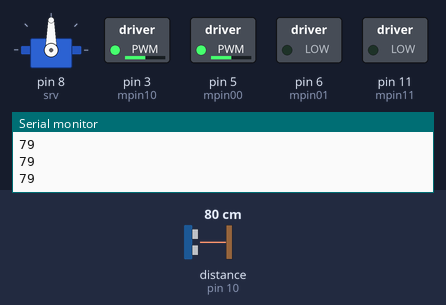
Bench run of a sketch on a simulated Arduino Uno, built with avr-gcc and run on an emulated ATmega328P. On the bench: servo, switched loads named in the sketch (green lamp = pin HIGH), the last lines printed to the serial monitor. Wiring (inferred from the names in the program): ultrasonic range finder: trigger pin 9; echo pin 10. Dashed ring = blinking. The inputs (shaded band) are chosen by the test bench; at power-on: distance to the obstacle (sensor on pin 10) 80 cm. The echo pulse lasts 58.3 µs per cm; pins used as bus, display or sensor lines are not drawn.

Above: at 1.3 s.
1.4 s: distance to the obstacle (sensor on pin 10) set to 29 cm
4.5 s: distance to the obstacle (sensor on pin 10) set to 25 cm
At 7.4 s:
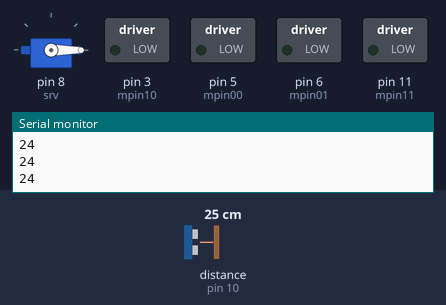
7.6 s: distance to the obstacle (sensor on pin 10) set to 35 cm
At 9.1 s:
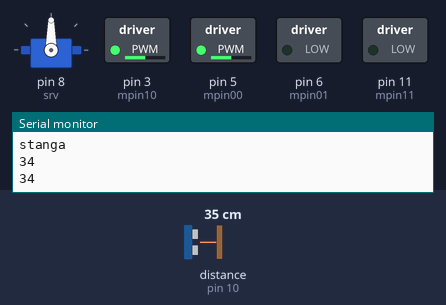
10.7 s: distance to the obstacle (sensor on pin 10) set to 2 cm
At 14.6 s:
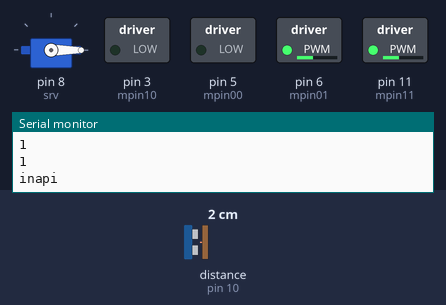
Timing chart, 0 to 17.9 s (numbered marks = the images above; inputs shaded):
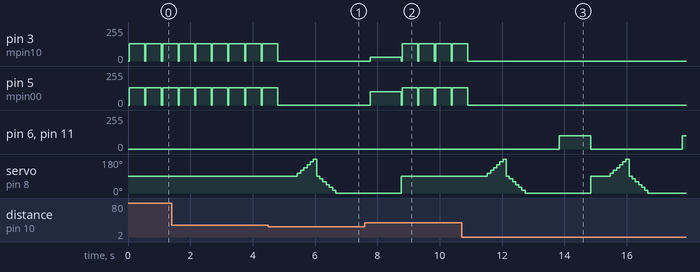

The sketch:

sketch_dec06a.ino
```cpp
 #include <Servo.h>

// Pinii motor 1
#define mpin00 5
#define mpin01 6

// Pinii motor 2
#define mpin10 3
#define mpin11 11

//Pini senzor
#define trigPin 9
#define echoPin 10

Servo srv;
int pozitie = 90;
long distanta ;
long distantaStanga ;
long distantaDreapta;


void setup() {
  Serial.begin(9600);

  //trimite unde sonore
  pinMode(trigPin, OUTPUT);
  //primeste unde
  pinMode(echoPin, INPUT);

  //pinul servo si poz
   srv.attach(8);
   srv.write(pozitie);


 // configurarea pinilor motor ca iesire, initial valoare 0
 digitalWrite(mpin00, 0);
 digitalWrite(mpin01, 0);
 digitalWrite(mpin10, 0);
 digitalWrite(mpin11, 0);
 pinMode (mpin00, OUTPUT);
 pinMode (mpin01, OUTPUT);
 pinMode (mpin10, OUTPUT);
 pinMode (mpin11, OUTPUT);


 // pin LED

}

//Functie pentru scanare si convertire a distantei
long getDistanta()
{
  long durata,distanta;
  digitalWrite(trigPin, LOW);
  delayMicroseconds(2);

  digitalWrite(trigPin, HIGH);
  delayMicroseconds(10);

  digitalWrite(trigPin, LOW);

  //numarul de microsecunde in care echo merge la HIGH
  //HIGH -> LOW -> HIGH
  durata = pulseIn(echoPin, HIGH);
  distanta = durata*0.034/2; //transformare in centimetri /2 /29.1
  Serial.println(distanta);
  return distanta;
}
// Functie pentru controlul unui motor
// Intrare: pinii m1 si m2, directia si viteza
void StartMotor (int m1, int m2, int forward, int speed)
{
   // oprire
 if (speed==0) {
   digitalWrite(m1, 0);
   digitalWrite(m2, 0);

    }else{ if (forward){
           digitalWrite(m2, 0);
           analogWrite (m1, speed); // folosire PWM
        }else{
            digitalWrite(m1, 0);
            analogWrite(m2, speed);
              }
       }
}


// Functie de siguranta
// Executa oprire motoare, urmata de delay
void delayStopped(int ms)
{
  StartMotor (mpin00, mpin01, 0, 0);
  StartMotor (mpin10, mpin11, 0, 0);
  delay(ms);
}


long verificaDreapta()
{int i;
  long distanta=0,minim=3200;
  for ( i=90; i>=0; i-=15)
  {
    srv.write(i);
    delay(100);
    distanta=getDistanta();
    if(distanta<minim){minim=distanta;}

  }

  return minim;

}
long verificaStanga()
{int i;
  long distanta=0,minim=3200;
  for ( i=90; i<=180; i+=15)
  {
    srv.write(i);
    delay(100);
    distanta=getDistanta();
    if(distanta<minim){minim=distanta;}

  }

  return minim;

}


void loop() {
    StartMotor (mpin00, mpin01, 0, 0);
    StartMotor (mpin10, mpin11, 0, 0);

  srv.write(90);
  delay(30);

    distanta= getDistanta();
    Serial.println(distanta);
  if (distanta > 25){
    //mergem inainte
   StartMotor (mpin00, mpin01, 1, 128);
   StartMotor (mpin10, mpin11, 1, 128);

   delay(500);


  }else {
    //stop
    StartMotor (mpin00, mpin01, 0, 0);
    StartMotor (mpin10, mpin11, 0, 0);
      delay(500);
    distantaStanga=verificaStanga();
    distantaDreapta=verificaDreapta();
   Serial.println(distantaStanga);
    Serial.println(distantaDreapta);
     delay(1000);
    if(distantaStanga>= distantaDreapta && distantaStanga>10 ){//stanga
      //merge stanga
        Serial.println("stanga");
           StartMotor (mpin00, mpin01, 1, 100);
            StartMotor (mpin10, mpin11, 1, 30);

       delay(1000);
       //orpit+ mers inainte
    }else if(distantaStanga < distantaDreapta && distantaDreapta>10){ //merge dreapta
     Serial.println("Dreapta");

             StartMotor (mpin00, mpin01, 1, 30);
            StartMotor (mpin10, mpin11, 1, 100);

             delay(1000);
    }else if (distantaStanga < 10 && distantaDreapta <10)
          {//inapoi
            Serial.println("inapi");
             StartMotor (mpin00, mpin01, 0, 100);
              StartMotor (mpin10, mpin11, 0, 100);
               delay(1000);
          }

  }

}
```

Measured:
- the behaviour switches between 27 and 26 cm on distance to the obstacle (sensor on pin 10) (found by bisection; images 0 and 1)
- after the input at 4.5 s, pin 3 (mpin10), pin 5 (mpin00): goes on until 4.8 s, then stays 0/255; servo on pin 8 (srv): rises from 90° to 180° in 0.51 s, then falls to 0° in 0.72 s
- after the input at 7.6 s, servo on pin 8 (srv): goes on until 8.8 s, then stays 90°
- by itself, pin 3 (mpin10), pin 5 (mpin00): alternates 128/255 for 0.50 s and 0/255 for 0.03 s
